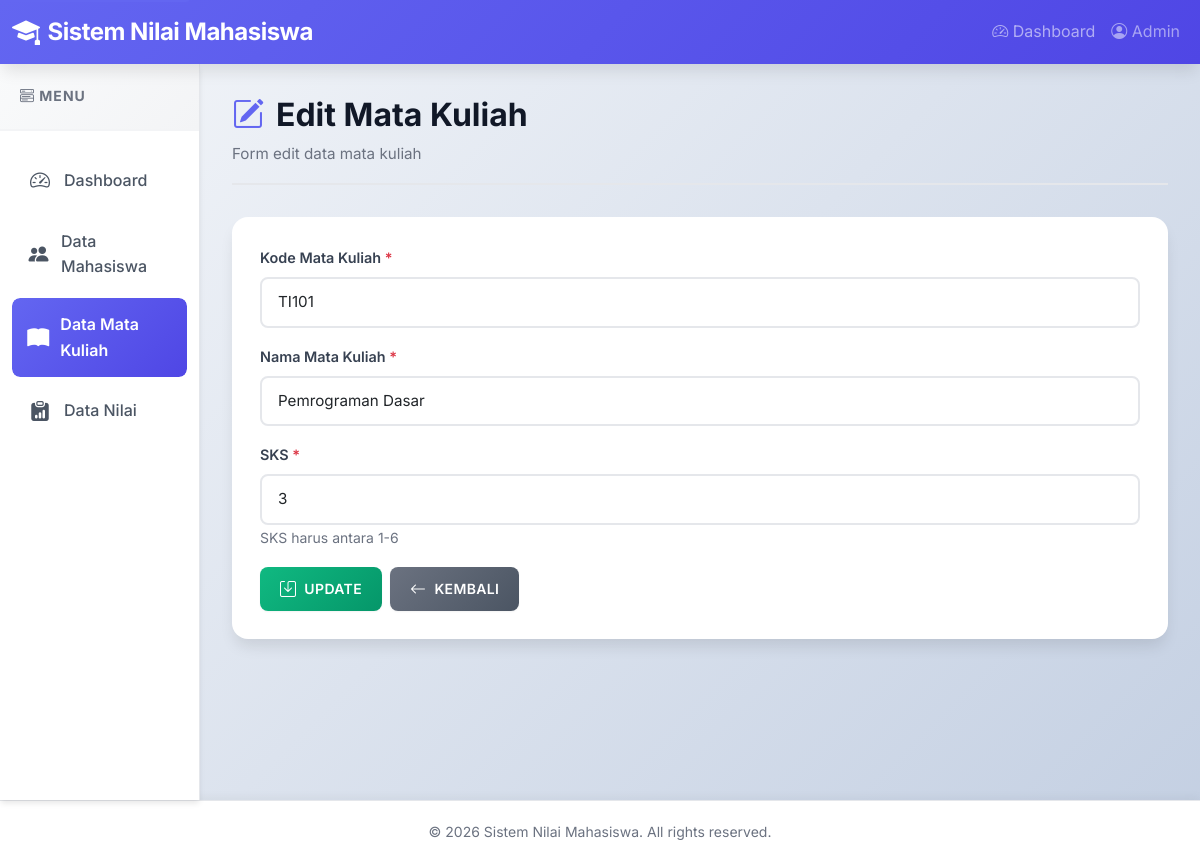
Page /modules/mata-kuliah/edit.php?id=1 on the committed database.
### tables this page shows
CREATE TABLE `mata_kuliah` (
  `id` INT(11) NOT NULL AUTO_INCREMENT,
  `kode_mk` VARCHAR(10) NOT NULL,
  `nama_mk` VARCHAR(100) NOT NULL,
  `sks` INT(11) NOT NULL,
  `created_at` TIMESTAMP NOT NULL DEFAULT CURRENT_TIMESTAMP,
  `updated_at` TIMESTAMP NOT NULL DEFAULT CURRENT_TIMESTAMP ON UPDATE CURRENT_TIMESTAMP,
  PRIMARY KEY (`id`),
  UNIQUE KEY `unique_kode_mk` (`kode_mk`),
  KEY `idx_sks` (`sks`),
  CONSTRAINT `chk_sks` CHECK (`sks` >= 1 AND `sks` <= 6)
);

### modules/mata-kuliah/edit.php (the view, shortened to what this page needs)
<?php
include '../../includes/header.php';
$id = isset($_GET['id']) ? intval($_GET['id']) : 0;
$stmt = $conn->prepare("SELECT * FROM mata_kuliah WHERE id = ?");
$stmt->bind_param("i", $id);
$stmt->execute();
$result = $stmt->get_result();
$matkul = $result->fetch_assoc();
?>
<?php include '../../includes/navbar.php'; ?>
<div class="container-fluid">
    <div class="row">
        <div class="col-md-2 p-0">
            <?php include '../../includes/sidebar.php'; ?>
        </div>
        <div class="col-md-10 content">
            <div class="content-header">
                <h2><i class="bi bi-pencil-square"></i> Edit Mata Kuliah</h2>
                <p class="text-muted">Form edit data mata kuliah</p>
            </div>
            <div class="card">
                <div class="card-body">
                    <form method="POST" action="">
                        <div class="mb-3">
                            <label for="kode_mk" class="form-label">Kode Mata Kuliah <span class="text-danger">*</span></label>
                            <input type="text" class="form-control" id="kode_mk" name="kode_mk" value="<?php echo isset($_POST['kode_mk']) ? $_POST['kode_mk'] : $matkul['kode_mk']; ?>" required>
                        </div>
                        <div class="mb-3">
                            <label for="nama_mk" class="form-label">Nama Mata Kuliah <span class="text-danger">*</span></label>
                            <input type="text" class="form-control" id="nama_mk" name="nama_mk" value="<?php echo isset($_POST['nama_mk']) ? $_POST['nama_mk'] : $matkul['nama_mk']; ?>" required>
                        </div>
                        <div class="mb-3">
                            <label for="sks" class="form-label">SKS <span class="text-danger">*</span></label>
                            <input type="number" class="form-control" id="sks" name="sks" value="<?php echo isset($_POST['sks']) ? $_POST['sks'] : $matkul['sks']; ?>" min="1" max="6" required>
                            <small class="text-muted">SKS harus antara 1-6</small>
                        </div>
                        <div class="d-flex gap-2">
                            <button type="submit" class="btn btn-success">
                                <i class="bi bi-save"></i> Update
                            </button>
                            <a href="index.php" class="btn btn-secondary">
                                <i class="bi bi-arrow-left"></i> Kembali
                            </a>
                        </div>
                    </form>
                </div>
            </div>
        </div>
    </div>
</div>
<?php include '../../includes/footer.php'; ?>

### assets/css/style.css (style rules this page uses)
:root { --primary-color: #6366f1; --primary-dark: #4f46e5; --secondary-color: #64748b; --success-color: #10b981; --info-color: #06b6d4; --warning-color: #f59e0b; --danger-color: #ef4444; --sidebar-width: 260px; --navbar-height: 64px; --shadow-sm: 0 1px 2px 0 rgba(0, 0, 0, 0.05); --shadow-md: 0 4px 6px -1px rgba(0, 0, 0, 0.1); --shadow-lg: 0 10px 15px -3px rgba(0, 0, 0, 0.1); --shadow-xl: 0 20px 25px -5px rgba(0, 0, 0, 0.1); }
* { margin: 0; padding: 0; box-sizing: border-box; }
body { font-family: 'Inter', 'Segoe UI', Tahoma, Geneva, Verdana, sans-serif; background: linear-gradient(135deg, #f5f7fa 0%, #c3cfe2 100%); min-height: 100vh; display: flex; flex-direction: column; line-height: 1.6; }
a { color: var(--primary-color); text-decoration: none; transition: color 0.2s ease; }
.text-muted { color: #4b5563 !important; }
.content { padding: 2rem; min-height: calc(100vh - var(--navbar-height) - 60px); background: transparent; }
.content-header { margin-bottom: 2rem; padding-bottom: 1rem; border-bottom: 2px solid #e5e7eb; }
.content-header h2 { color: #111827; font-weight: 700; margin-bottom: 0.5rem; display: flex; align-items: center; gap: 0.75rem; }
.content-header h2 i { color: var(--primary-color); }
.content-header p { margin: 0; color: #6b7280; font-size: 0.95rem; }
.card { border: none; box-shadow: var(--shadow-lg); border-radius: 1rem; margin-bottom: 1.5rem; background: white; overflow: hidden; transition: transform 0.3s ease, box-shadow 0.3s ease; }
.card-body { padding: 1.75rem; }
.btn { border-radius: 0.5rem; font-weight: 600; padding: 0.625rem 1.25rem; transition: all 0.3s cubic-bezier(0.4, 0, 0.2, 1); border: none; display: inline-flex; align-items: center; gap: 0.5rem; text-transform: uppercase; font-size: 0.875rem; letter-spacing: 0.025em; box-shadow: var(--shadow-sm); }
.btn i { font-size: 1rem; }
.btn-success { background: linear-gradient(135deg, #10b981 0%, #059669 100%); }
.btn-secondary { background: linear-gradient(135deg, #6b7280 0%, #4b5563 100%); }
.form-label { font-weight: 600; color: #374151; margin-bottom: 0.5rem; font-size: 0.9rem; }
.form-control, .form-select { border-radius: 0.5rem; border: 2px solid #e5e7eb; padding: 0.75rem 1rem; transition: all 0.3s ease; font-size: 0.95rem; }
@media (min-width: 1200px) { .container-fluid { max-width: 1400px; margin: 0 auto; } }
.card, .alert { animation: fadeIn 0.5s ease; }
.text-muted { color: #6b7280 !important; }

### rows in the picture
mata_kuliah: kode_mk "TI101", nama_mk "Pemrograman Dasar", sks "3"
